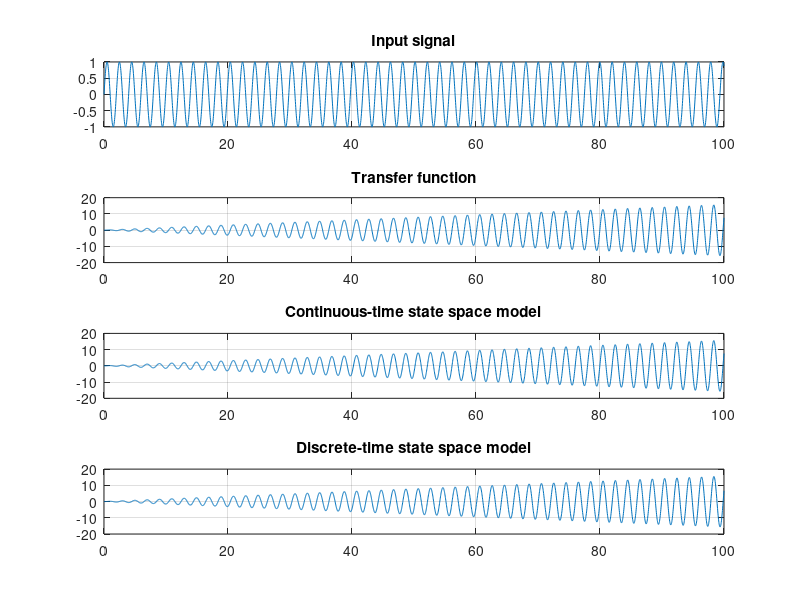

Recreate this plot in MATLAB.
clear; clc;

m = 1;
k = 10;
F = 1;

f0 = sqrt(k/m);
Fs = f0*10;

%% Transfer function model

% Use symbol 's' to construct the tf
% s = tf('s');
% sys_tf = 1/(m*s^2+k)

num = [1];
den = [m 0 k];

sys_tf = tf(num,den);

%% State space model

A = [0 1; -k/m 0];
B = [0 1/m]';
C = [1 0];
D = [0];

sys_ss = ss(A,B,C,D);

%% Discrete-time state space model

I = eye(2);
Ts = 1/Fs;
Ad = I + A*Ts + A^2*Ts^2/2 + A^3*Ts^3/6; % Ordered 3
Bd = A^-1*(Ad-I)*B;
Cd = C;
Dd = D;

sys_ssd = ss(Ad,Bd,Cd,Dd,Ts);

%% Simulation

t_end = 100;
t = linspace(0, t_end, t_end*Fs + 1);
u_sin = sin(t*f0);
u_step = ones(size(t))*F;

u = u_sin;
y_tf  = lsim(sys_tf,  u, t);
y_ss  = lsim(sys_ss,  u, t);
y_ssd = lsim(sys_ssd, u, t);

%% Plot result

figure(1);

subplot(4, 1, 1);
plot(t, u);
title('Input signal');
grid;

subplot(4, 1, 2);
plot(t, y_tf);
title('Transfer function');
grid;

subplot(4, 1, 3);
plot(t, y_ss);
title('Continuous-time state space model');
grid;

subplot(4, 1, 4);
plot(t, y_ssd);
title('Discrete-time state space model');
grid;